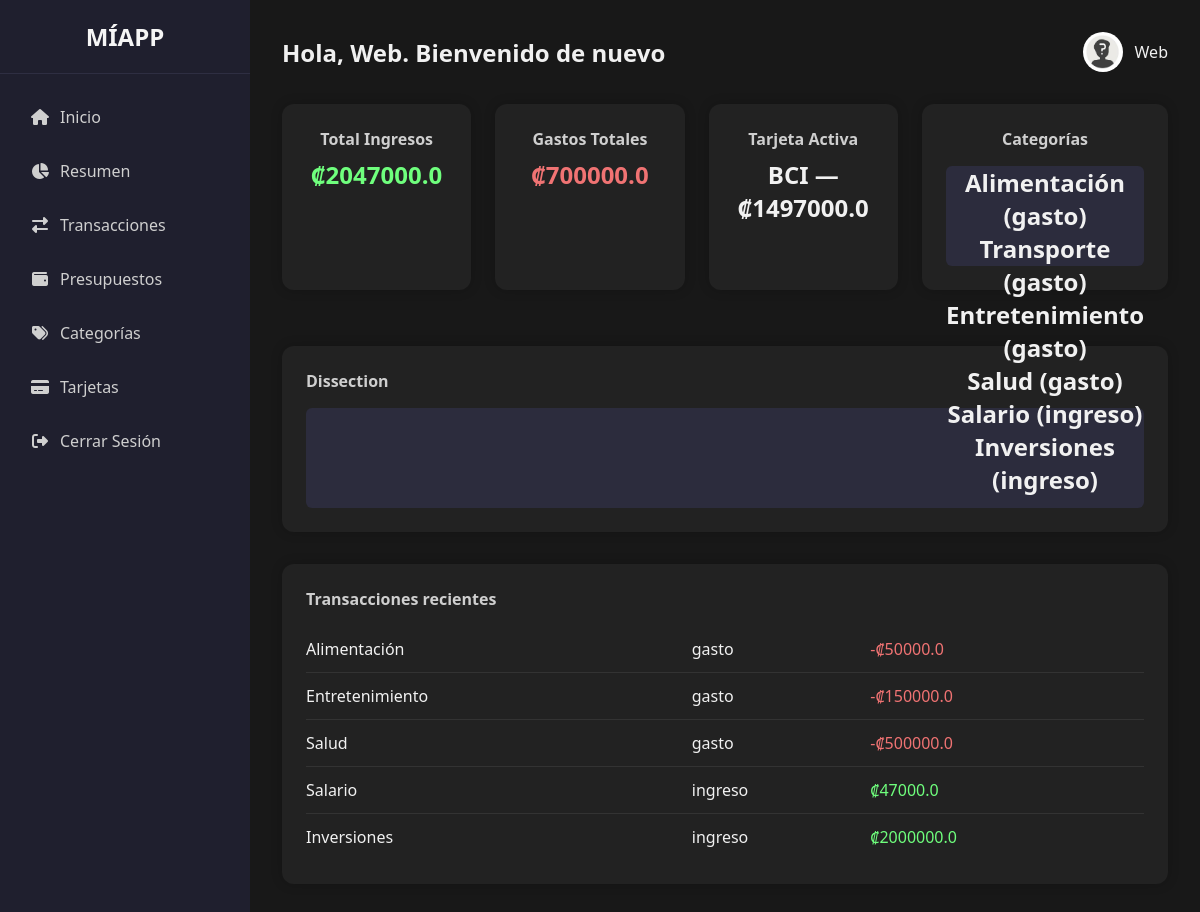
Page / (signed in) on the earlier database version.
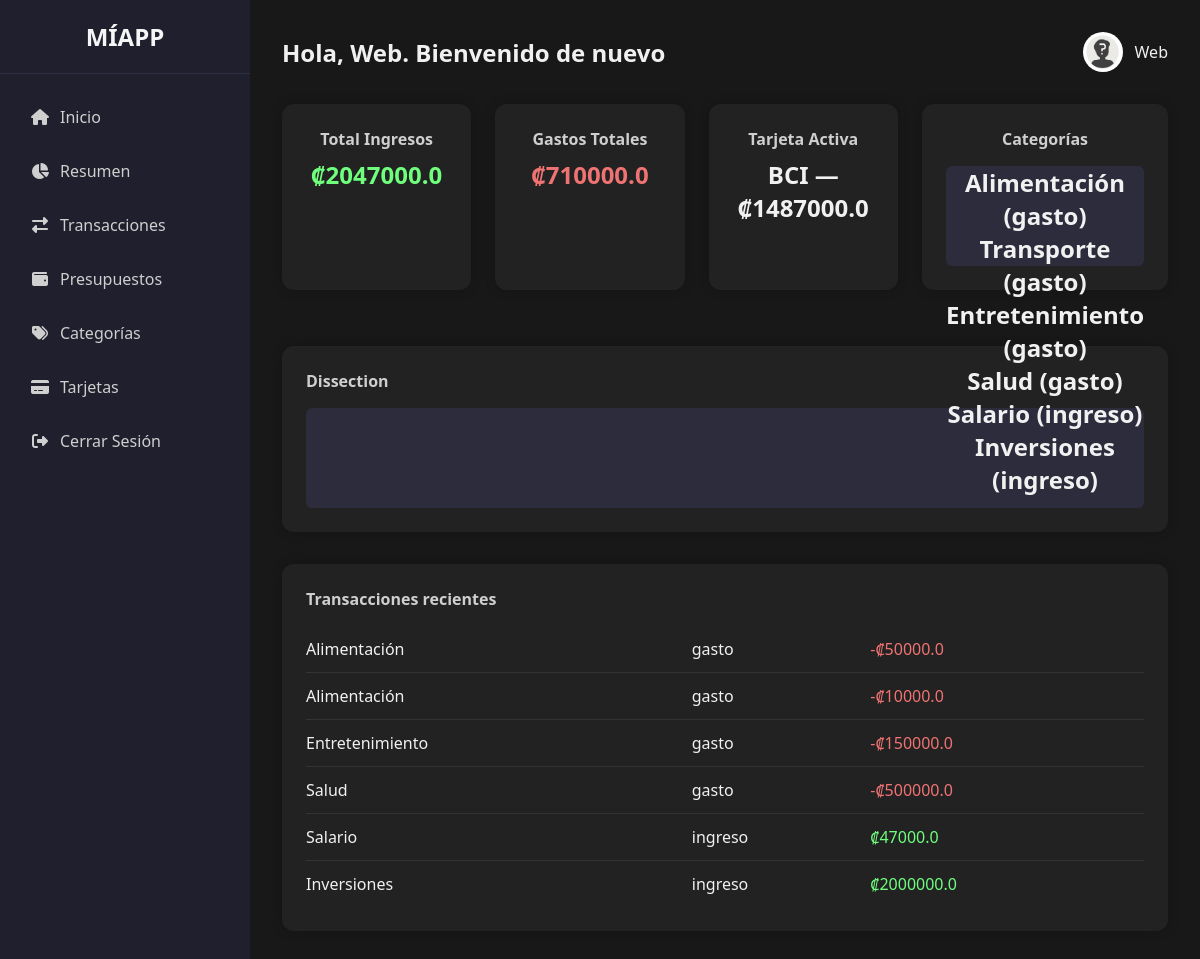
Same page on the later database version.
### modelos/usuario.py (models this page shows, shortened)
class Usuario(db.Model):
    __tablename__ = 'usuarios'
    id = db.Column(db.Integer, primary_key=True)
    nombre = db.Column(db.String(100), nullable=False)
    correo = db.Column(db.String(100), unique=True, nullable=False)
    contrasena = db.Column(db.String(255), nullable=False)
    cuentas_bancarias = relationship("CuentaBancaria", back_populates="usuario")

### modelos/cuenta_bancaria.py (models this page shows, shortened)
class CuentaBancaria(db.Model):
    __tablename__ = 'cuentas_bancarias'
    id = db.Column(db.Integer, primary_key=True)
    nombre = db.Column(db.String(100), nullable=False)
    saldo = db.Column(db.Float, default=0)
    usuario_id = db.Column(db.Integer, db.ForeignKey('usuarios.id'), nullable=False)
    usuario = db.relationship("Usuario", back_populates="cuentas_bancarias")
    categorias = db.relationship("Categoria", back_populates="cuenta_bancaria")
    transacciones = db.relationship("Transaccion", back_populates="cuenta_bancaria")

### modelos/categoria.py (models this page shows, shortened)
class Categoria(db.Model):
    __tablename__ = 'categorias'
    id = db.Column(db.Integer, primary_key=True)
    nombre = db.Column(db.String(100), nullable=False)
    tipo = db.Column(SqlEnum(TipoCategoria), nullable=False)
    cuenta_id = db.Column(db.Integer, db.ForeignKey('cuentas_bancarias.id'), nullable=False)
    cuenta_bancaria = db.relationship("CuentaBancaria", back_populates="categorias")
    presupuesto = db.relationship("Presupuesto", uselist=False, back_populates="categoria")
    transacciones = db.relationship("Transaccion", back_populates="categoria")

### modelos/transaccion.py (models this page shows, shortened)
class Transaccion(db.Model):
    __tablename__ = 'transacciones'
    id = db.Column(db.Integer, primary_key=True)
    monto = db.Column(db.Float, nullable=False)
    descripcion = db.Column(db.String(200), nullable=True)
    fecha = db.Column(db.DateTime, default=datetime.utcnow)
    categoria_id = db.Column(db.Integer, db.ForeignKey('categorias.id'), nullable=False)
    cuenta_bancaria_id = db.Column(db.Integer,db.ForeignKey('cuentas_bancarias.id'), nullable=False)
    cuenta_bancaria = db.relationship("CuentaBancaria", back_populates="transacciones")
    categoria = db.relationship("Categoria", back_populates="transacciones")

### rutas/index_rutas.py (the view)
@index_rutas.route('/')
def home():
    usuario_id = session.get('usuario_id')
    if not usuario_id:
        return redirect(url_for('usuario_rutas.login'))
    usuario = UsuarioServicio.datos_usuario(usuario_id)
    resumen = UsuarioServicio.obtener_resumen(usuario_id)
    return render_template(
        'index.html',
        usuario=usuario,
        **resumen
    )

### app.py (called while the page is built)
def create_app():
    app = crear_app()
    app.register_blueprint(cuenta_rutas, url_prefix='/cuentas')
    app.register_blueprint(categoria_rutas, url_prefix='/api')
    app.register_blueprint(presupuesto_rutas, url_prefix='/api')
    app.register_blueprint(transaccion_rutas, url_prefix='/transacciones')
    app.register_blueprint(usuario_rutas, url_prefix='/api')
    app.register_blueprint(index_rutas)
    init_logging(app)
    @app.context_processor
    def inject_csrf_token():
        return dict(csrf_token=generar_token_csrf)
    return app

### servicios/base_datos.py (called while the page is built)
    @staticmethod
    def obtener_por_id(modelo, id_):
        return modelo.query.get(id_)

    @staticmethod
    def obtener_con_filtro(modelo, condiciones=[]):
        return modelo.query.filter(*condiciones).all()

### servicios/categoria_servicio.py (called while the page is built)
    @staticmethod
    def obtener_categorias(cuenta_id):
        categorias = ServicioBaseDatos.obtener_con_filtro(Categoria, [Categoria.cuenta_id == cuenta_id])
        if categorias:
            logging.info("Obtenidas %d categorías para la cuenta %s", len(categorias), cuenta_id)
        else:
            return []
        return categorias

### servicios/cuenta_bancaria_servicio.py (called while the page is built)
    @staticmethod
    def obtener_cuentas(usuario_id):
        cuentas =   ServicioBaseDatos.obtener_con_filtro(CuentaBancaria, [CuentaBancaria.usuario_id == usuario_id])
        logging.info("Obtenidas %d cuentas para el usuario %s", len(cuentas), usuario_id)
        return cuentas

### servicios/transaccion_servicio.py (called while the page is built)
    def obtener_por_categoria_y_cuenta(cuenta_id, categoria_id):
        return ServicioBaseDatos.obtener_con_filtro(Transaccion, [Transaccion.cuenta_bancaria_id == cuenta_id, Transaccion.categoria_id == categoria_id])

### servicios/usuario_servicio.py (called while the page is built)
    def datos_usuario(usuario_id):
        usuario = ServicioBaseDatos.obtener_por_id(Usuario, usuario_id)
        if usuario:
            return usuario
        else:
            logging.warning("Usuario no encontrado: ID %s", usuario_id)
            raise ValueError("Usuario no encontrado")

### templates/index.html (shortened to what this page needs)
<!DOCTYPE html>
<html lang="es">
<head>
  <link rel="stylesheet" href="{{ url_for('static', filename='css/dashboard.css') }}">
  <link rel="stylesheet" href="https://cdnjs.cloudflare.com/ajax/libs/font-awesome/6.4.0/css/all.min.css">
</head>
<body>
  <div class="dashboard-container">
    <aside class="sidebar">
      <div class="logo">MÍAPP</div>
      <nav class="menu">
        <a href="{{ url_for('index_rutas.home') }}"><i class="fas fa-home"></i> Inicio</a>
        <a href="{{ url_for('cuenta_rutas.gestionar_cuentas') }}"><i class="fas fa-chart-pie"></i> Resumen</a>
        <a href="{{ url_for('transaccion_rutas.registrar_transaccion') }}"><i class="fas fa-exchange-alt"></i> Transacciones</a>
        <a href="#"><i class="fas fa-wallet"></i> Presupuestos</a>
        <a href="#"><i class="fas fa-tags"></i> Categorías</a>
        <a href="#"><i class="fas fa-credit-card"></i> Tarjetas</a>
        <a href="#"><i class="fas fa-sign-out-alt"></i> Cerrar Sesión</a>
      </nav>
    </aside>
    <main class="main-content">
      <header class="dashboard-header">
        <h2>Hola, {{usuario.nombre}}. Bienvenido de nuevo</h2>
        <div class="header-actions">
          <div class="user-profile">
            <img src="{{ url_for('static', filename='img/user.jpg') }}" alt="Usuario">
            <span>{{usuario.nombre}}</span>
          </div>
        </div>
      </header>
      <section class="cards-overview">
        <div class="card">
          <h3>Total Ingresos</h3>
          <p class="positive">₡{{ total_ingresos | default(0) | round(2) }}</p>
        </div>
        <div class="card">
          <h3>Gastos Totales</h3>
          <p class="negative">₡{{ total_gastos | default(0) | round(2) }}</p>
        </div>
        <div class="card">
          <h3>Tarjeta Activa</h3>
          <p><strong>{{ cuenta.nombre }}</strong> — ₡{{ cuenta.saldo | default(0) | round(2) }}</p>
        </div>
        <div class="card">
          <h3>Categorías</h3>
          <div class="categories-placeholder">
            {% for item in categorias %}
              <p>{{ item.categoria.nombre }} ({{ item.categoria.tipo.value }})</p>
            {% endfor %}
          </div>
        </div>
      </section>
      <section class="chart-section">
        <div class="card">
          <h4>Dissection</h4>
          <div class="chart-placeholder"></div>
        </div>
      </section>
      <section class="recent-transactions">
        <div class="card">
          <h4>Transacciones recientes</h4>
          <table class="transactions-table">
            {% for item in categorias %}
              {% for trans in item.transacciones %}
                <tr>
                  <td>{{ item.categoria.nombre }}</td>
                  <td>{{ item.categoria.tipo.value }}</td>
                  <td class="{% if trans.monto >= 0 %}positive{% else %}negative{% endif %}">
                    {{ "₡" if trans.monto >= 0 else "-₡" }}{{ trans.monto | abs }}
                  </td>
                </tr>
              {% endfor %}
            {% else %}
              <tr>
                <td colspan="3">No hay transacciones disponibles</td>
              </tr>
            {% endfor %}
          </table>
        </div>
      </section>
    </main>
  </div>
</body>
</html>

### static/css/dashboard.css (style rules this page uses)
* { margin: 0; padding: 0; box-sizing: border-box; font-family: 'Segoe UI', Tahoma, Geneva, Verdana, sans-serif; }
body { background-color: #121212; color: #f1f1f1; }
.dashboard-container { display: flex; min-height: 100vh; }
.sidebar { width: 250px; background-color: #1f1f2e; padding: 20px 0; position: fixed; height: 100%; z-index: 100; }
.sidebar .logo { font-size: 1.5rem; font-weight: bold; color: #f5f5f5; text-align: center; padding: 0 20px 20px; border-bottom: 1px solid #2e2e42; margin-bottom: 20px; }
.sidebar .menu { display: flex; flex-direction: column; gap: 0.5rem; padding: 0 15px; }
.sidebar .menu a { color: #cfcfcf; text-decoration: none; padding: 12px 15px; border-radius: 8px; transition: all 0.3s; display: flex; align-items: center; gap: 10px; }
.sidebar .menu a i { width: 20px; text-align: center; }
.main-content { flex: 1; padding: 2rem; margin-left: 250px; background-color: #181818; }
.dashboard-header { display: flex; justify-content: space-between; align-items: center; margin-bottom: 2rem; }
.dashboard-header h2 { font-size: 1.5rem; color: #f0f0f0; }
.header-actions { display: flex; gap: 1rem; align-items: center; }
.card { background-color: #222; border-radius: 12px; padding: 1.5rem; box-shadow: 0 0 12px rgba(0,0,0,0.2); margin-bottom: 2rem; }
.card h3 { color: #9efff7; margin-bottom: 1.5rem; font-size: 1.2rem; }
.positive { color: #6fff7d; font-weight: 500; }
.negative { color: #f07373; font-weight: 500; }
.cards-overview { display: grid; grid-template-columns: repeat(4, 1fr); gap: 1.5rem; margin-bottom: 1.5rem; }
.cards-overview .card { text-align: center; padding: 1.5rem; }
.cards-overview .card h3 { font-size: 1rem; margin-bottom: 0.5rem; color: #cfcfcf; }
.cards-overview .card p { font-size: 1.5rem; font-weight: bold; }
.categories-placeholder, .chart-placeholder { height: 100px; background-color: #2c2c3d; border-radius: 6px; margin-top: 1rem; }
.chart-section { margin-bottom: 1.5rem; }
.chart-section .card { padding: 1.5rem; }
.chart-section h4 { margin-bottom: 1rem; color: #cfcfcf; font-size: 1rem; }
.recent-transactions .card { padding: 1.5rem; }
.recent-transactions h4 { margin-bottom: 1rem; color: #cfcfcf; font-size: 1rem; }
.transactions-table { width: 100%; border-collapse: collapse; }
.transactions-table td { padding: 0.75rem 0; border-bottom: 1px solid #333; }
.transactions-table tr:last-child td { border-bottom: none; }
.user-profile { display: flex; align-items: center; gap: 0.75rem; }
.user-profile img { width: 40px; height: 40px; border-radius: 50%; object-fit: cover; }

Differences in the rows shown:
changed CuentaBancaria "BCI": saldo "1497000.0" → "1487000.0"
added Transaccion: {{ item.categoria.nombre }} "Alimentación", {{ item.categoria.tipo.value }} "gasto", monto "-₡"
Other differences:
{{ total_gastos | default(0) | round(2) }}: "700000.0" → "710000.0"
